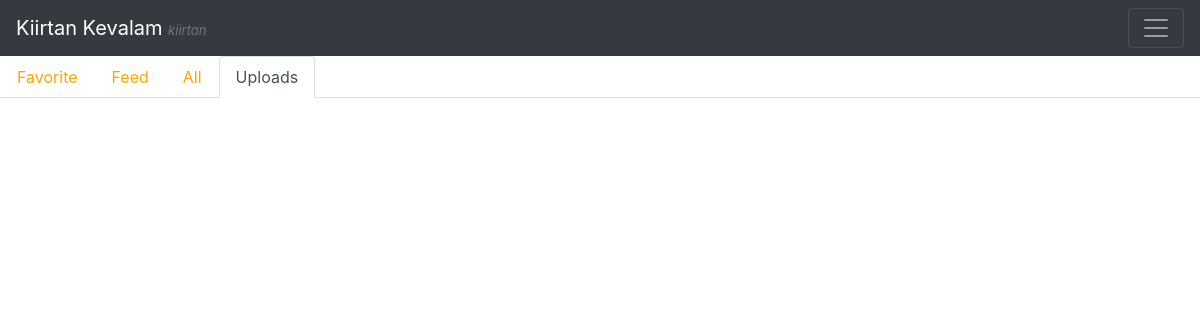
The app's page /kiirtanuploads/ (signed in), older data.
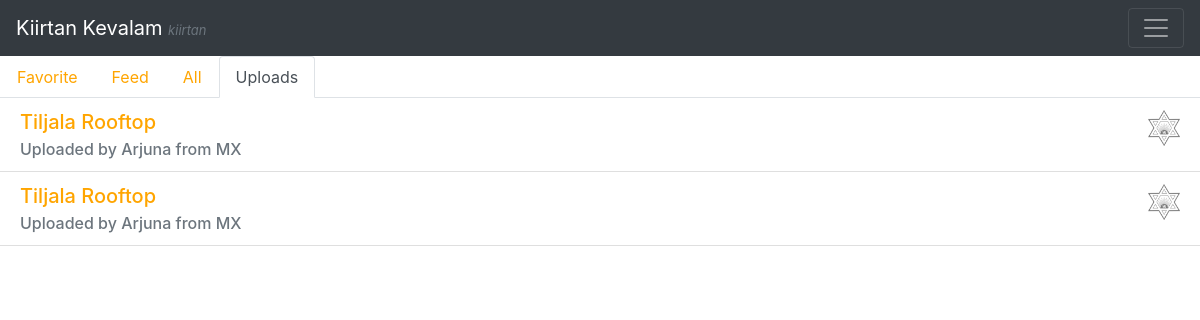
The same page, newer data.
### Song/models.py (models this page shows, shortened)
class Song(models.Model):
    title          = models.CharField(max_length=120)
    SONG_TYPES     = (
        ('KI', 'Kiirtan'),
        ('PS', 'Prabhat Samgiita'),
        ('BH', 'Bhajan'),
    )
    type              = models.CharField(max_length=30, choices=SONG_TYPES)
    capo              = models.PositiveIntegerField(blank=True, null=True, validators=[MaxValueValidator(12)])
    description       = models.TextField(blank=True)
    uploader          = models.ForeignKey('Profile', null=True, on_delete=models.SET_NULL)
    written_by        = models.CharField(max_length=50, blank=True)
    song_text         = models.TextField(blank=True)
    audio_file         = models.FileField()
    upload_date       = models.DateField(auto_now=False, auto_now_add=True)
    edit_date         = models.DateField(auto_now=True, auto_now_add=False)
    chords            = models.ManyToManyField('Chord', related_name='chords', through='ChordIndex')

class Profile(models.Model):
    user          = models.OneToOneField(User,on_delete=models.CASCADE)
    sanskrit_name = models.CharField(max_length=100)
    country       = CountryField(max_length=50)
    city          = models.CharField(max_length=50, blank=True, null=True)
    profile_pic    = models.ImageField(upload_to='profile_pics',blank=True)
    liked_songs   = models.ManyToManyField(Song, related_name="liked_songs", through='IsFavourite')

### Song/views.py (the view)
# urls.py: path('kiirtanuploads/', kiirtanuploads_view),
def kiirtanuploads_view(request):
    user = request.user.profile
    global kiirtanContext
    userUploads = allSongs.filter(uploader=user)
    kiirtanContext["userUploads"]=userUploads
    return render(request,"kiirtanuploads.html",kiirtanContext)

### templates/kiirtanuploads.html (shortened to what this page needs)
{% extends "kiirtanfav.html" %}
{% block kiirtantabs %}
  <ul class="nav nav-tabs">
    <li class="nav-item">
      <a class="nav-link" href="/kiirtanfav/">Favorite</a>
    </li>
    <li class="nav-item">
      <a class="nav-link" href="/kiirtanfeed/">Feed</a>
    </li>
    <li class="nav-item">
      <a class="nav-link" href="/kiirtanall/">All</a>
    </li>
    <li class="nav-item">
      <a class="nav-link active" href="/kiirtanuploads/">Uploads</a>
    </li>
  </ul>
{% endblock kiirtantabs %}
{% block renderkiirtans %}
  {% include 'renderer.html' with songlist=userUploads%}
{% endblock renderkiirtans %}

### templates/listitem.html
{% load static %}
<div class="songlist-element">
    <li class="list-group-item">
        <h5 class="card-title"> <a href="/song/">{{ song.title }}</a>
            {% if song not in user.profile.liked_songs.all %}
                <a href="{% url 'add-song-view' id=song.pk %}">
                    <img class="pratik" src="{% static 'resources/img/pratik.png' %}" alt="">
                </a>
            {% else %}
                <a href="{% url 'delete-song-view' id=song.pk %}">
                    <img class="pratik-selected" src="{% static 'resources/img/pratik-selected.png' %}" alt="">
                </a>
            {% endif %}
        </h5>
        <h6 class="card-subtitle mt-10 text-muted">Uploaded by
            {% firstof song.uploader.sanskrit_name song.uploader.name "a margii"%} from {{ song.uploader.country }}</h6>
    </li>
</div>

Row changes from the older to the newer data that the page shows:
added Song: title "Tiljala Rooftop", uploader.sanskrit_name "Arjuna", uploader.country "MX"
added Song: title "Tiljala Rooftop", uploader.sanskrit_name "Arjuna", uploader.country "MX"
